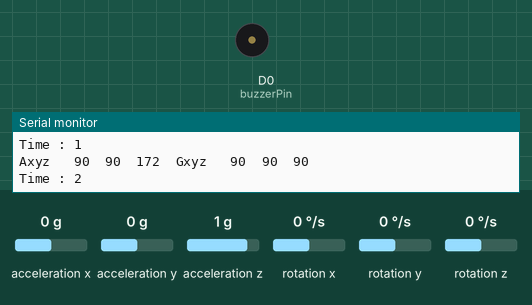
Recording of a sketch running on a simulated ESP8266 (NodeMCU). Shown: buzzer (waves = sounding), the last lines printed to the serial monitor. Inputs (shaded band) come from the test bench; at power-on: acceleration x 0 g, acceleration y 0 g, acceleration z 1 g, rotation x 0 °/s, rotation y 0 °/s, rotation z 0 °/s. WiFi joins after 1.5 s; servers stay silent unless stated.

Above: at 3.0 s.
3.1 s: acceleration x set to -1.4 g
4.6 s: acceleration y set to -1.4 g
6.1 s: acceleration z set to -1.4 g
7.6 s: rotation x set to -192 °/s
9.1 s: rotation y set to -192 °/s
At 42.6 s:
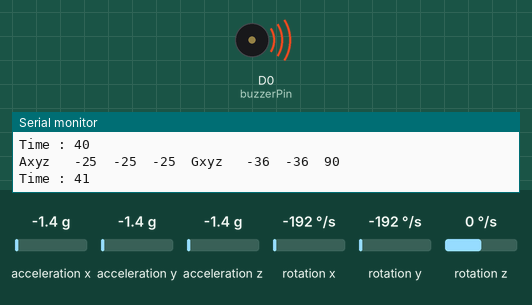
Timing chart, 0 to 43.3 s (numbered marks = the images above; inputs shaded):
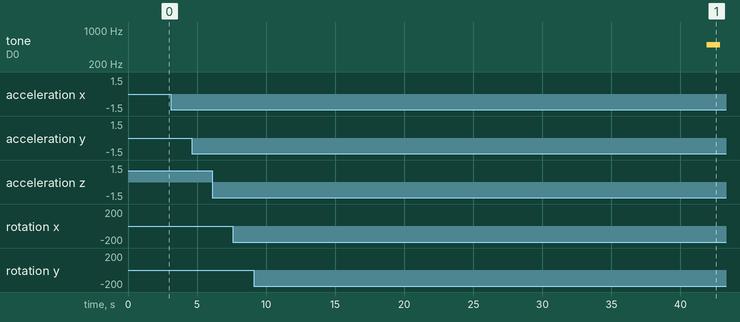

The sketch:

MPU6050-connect_Blynk.ino
```cpp
#include "Wire.h"
#include "I2Cdev.h"
#include "MPU6050.h"
#define BLYNK_TEMPLATE_ID           "TMPLwDtgMC_F"
#define BLYNK_DEVICE_NAME           "Quickstart Device"
#define BLYNK_AUTH_TOKEN            "RSSzrfbuNRvwc4MeUeaDRYxPJWGKbBP_"
#define BLYNK_PRINT Serial
#include <ESP8266WiFi.h>
#include <BlynkSimpleEsp8266.h>

 char auth[] = BLYNK_AUTH_TOKEN;
// Your WiFi credentials.
// Set password to "" for open networks.
char ssid[] = "iPhone";
char pass[] = "Jirapatmy";

const int MPU_addr=0x68;
int16_t AcX,AcY,AcZ,Tmp,GyX,GyY,GyZ;

int minVal=265;
int maxVal=402;

double x;
double y;
double z;

MPU6050 mpu; //ประกาศตัวแปร mpu
int16_t ax, ay, az;
int16_t gx, gy, gz;

long time1;
long previous = 0;
long current;
const int buzzerPin = D0;
void setup()
{
  Wire.begin();
  Serial.begin(38400);
  Blynk.begin(auth, ssid, pass);
  pinMode(buzzerPin, OUTPUT);
  Serial.println("Initialize MPU");
  mpu.initialize();
  Serial.println(mpu.testConnection() ? "Connected" : "Connection failed");
}

void loop(){
  mpu.getMotion6(&ax, &ay, &az, &gx, &gy, &gz);
  //แปลงค่ามุม 180
  ax = map(ax, -18000, 18000, 0, 180);
  ay = map(ay, -18000, 18000, 0, 180);
  az = map(az, -18000, 18000, 0, 180);
  gx = map(gx, -18000, 18000, 0, 180);
  gy = map(gy, -18000, 18000, 0, 180);
  gz = map(gz, -18000, 18000, 0, 180);
  current = millis()/1000 - previous;
  Serial.print("Time : ");
  Serial.println(current);

  if (current > 40) {
    previous = millis()/1000;
    tone(buzzerPin, 500);
    delay(1000);
  }
  noTone(buzzerPin);
  delay(1000);
  Serial.print("Axyz \t");
  Serial.print(ax); Serial.print("\t");
  Serial.print(ay); Serial.print("\t");
  Serial.print(az); Serial.print("\t");
  Serial.print("Gxyz \t");
  Serial.print(gx); Serial.print("\t");
  Serial.print(gy); Serial.print("\t");
  Serial.println(gz);

  Blynk.virtualWrite(V2, x);
  Blynk.virtualWrite(V3, y);
  Blynk.virtualWrite(V4, z);

  delay(50);
}
```
